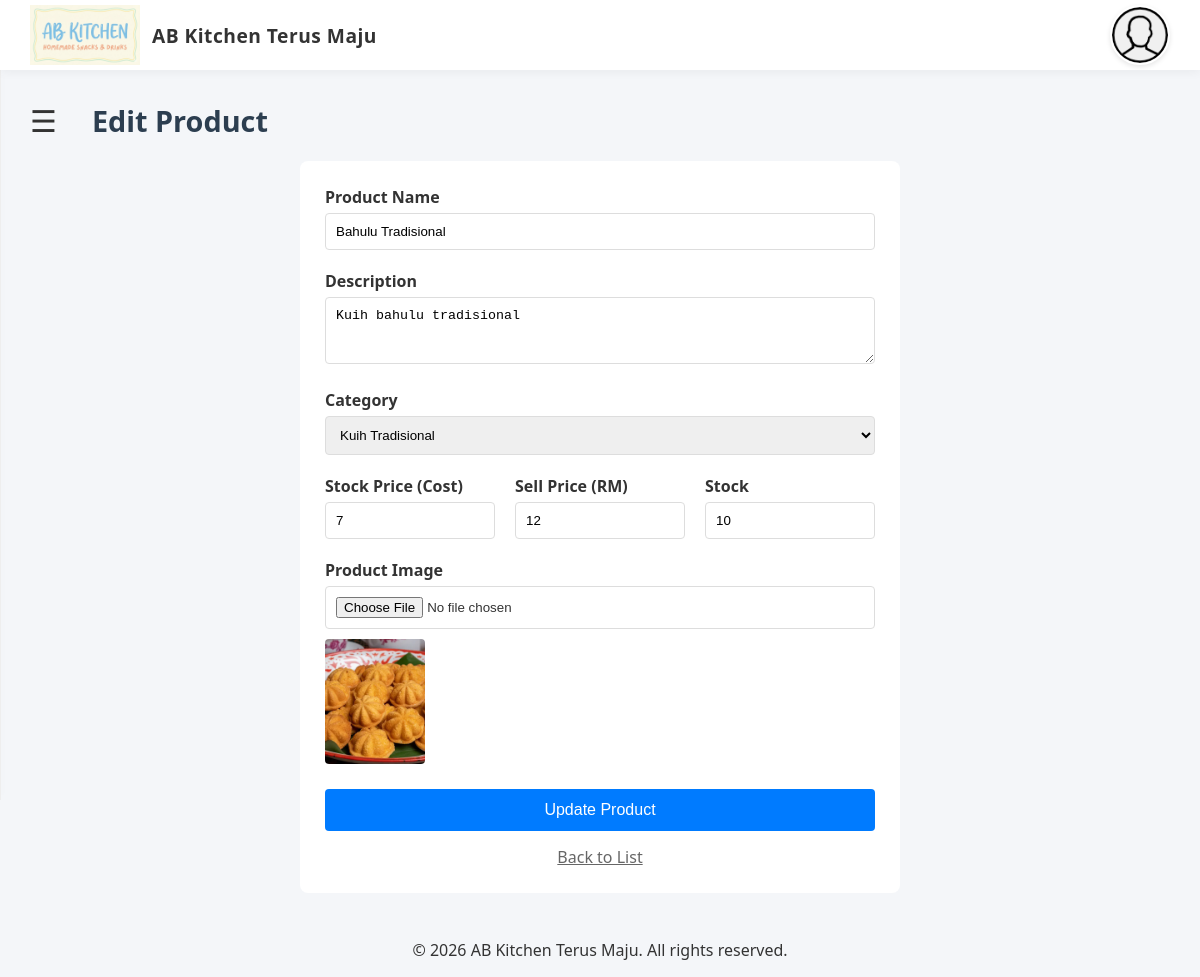
Page /products/edit?id=5 (signed in) on the earlier database version.
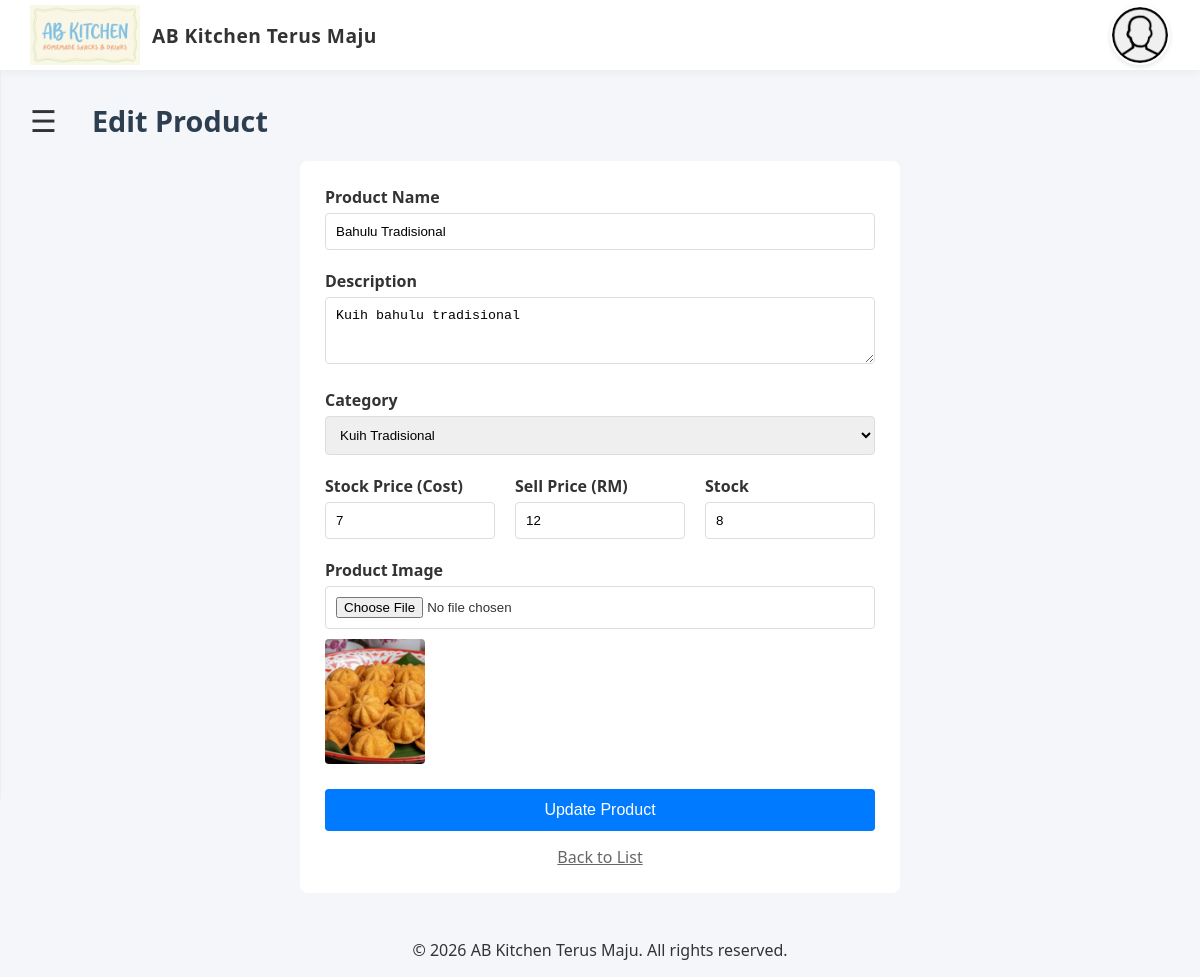
Same page on the later database version.
### tables this page shows
CREATE TABLE products (
                id INTEGER PRIMARY KEY AUTOINCREMENT,
                name TEXT NOT NULL,
                description TEXT,
                price REAL NOT NULL,
                stock INTEGER DEFAULT 0,
                image_url TEXT,
                created_at DATETIME DEFAULT CURRENT_TIMESTAMP
            , stock_price REAL DEFAULT 0.00, category_id INTEGER DEFAULT NULL);

CREATE TABLE categories (
        id INTEGER PRIMARY KEY AUTOINCREMENT,
        name TEXT NOT NULL UNIQUE
    );

### pages/products/edit_product.php (the view, shortened to what this page needs)
<?php
require_once '../../header.php';
$id = $_GET['id'];
try {
    $stmt = $pdo->prepare("SELECT * FROM products WHERE id = ?");
    $stmt->execute([$id]);
    $product = $stmt->fetch();
} catch (PDOException $e) {
    die("Error: " . $e->getMessage());
}
$stmtCat = $pdo->query("SELECT * FROM categories ORDER BY name ASC");
$categories = $stmtCat->fetchAll();
?>
<!DOCTYPE html>
<html lang="en">
<head>
    <link rel="stylesheet" href="../../styles/admin_dashboard.css">
</head>
<body>
    <main class="dashboard-container" id="main">
        <div class="dashboard-header">
            <span class="menu-toggle" onclick="openNav(event)">&#9776;</span>
            <div class="welcome-banner">
                <h1>Edit Product</h1>
            </div>
        </div>
        <div class="form-container">
            <form method="POST" enctype="multipart/form-data">
                <div class="form-group">
                    <label>Product Name</label>
                    <input type="text" name="name" value="<?= htmlspecialchars($product['name']) ?>" required>
                </div>
                <div class="form-group">
                    <label>Description</label>
                    <textarea name="description" rows="3"><?= htmlspecialchars($product['description']) ?></textarea>
                </div>
                <div class="form-group">
                    <label>Category</label>
                    <select name="category_id" class="form-control" style="width:100%;padding:10px;border:1px solid #ddd;border-radius:4px;">
                        <?php foreach ($categories as $cat): ?>
                            <option value="<?= $cat['id'] ?>" <?= ($product['category_id'] ?? '') == $cat['id'] ? 'selected' : '' ?>>
                                <?= htmlspecialchars($cat['name']) ?>
                            </option>
                        <?php endforeach; ?>
                    </select>
                </div>
                <div class="form-group" style="display:flex;gap:20px;">
                    <div style="flex:1;">
                        <label>Stock Price (Cost)</label>
                        <input type="number" step="0.01" name="stock_price" value="<?= $product['stock_price'] ?? '0.00' ?>" placeholder="0.00">
                    </div>
                    <div style="flex:1;">
                        <label>Sell Price (RM)</label>
                        <input type="number" step="0.01" name="price" value="<?= $product['price'] ?>" required>
                    </div>
                    <div style="flex:1;">
                        <label>Stock</label>
                        <input type="number" name="stock" value="<?= $product['stock'] ?>" required>
                    </div>
                </div>
                <div class="form-group">
                    <label>Product Image</label>
                    <input type="file" name="image" accept="image/*">
                    <?php if ($product['image_url']): ?>
                        <br><img src="../../images/product/<?= htmlspecialchars($product['image_url']) ?>" class="current-img">
                    <?php endif; ?>
                </div>
                <button type="submit" class="btn-submit">Update Product</button>
            </form>
            <a href="/products" style="display:block;text-align:center;margin-top:15px;color:#666;">Back to List</a>
        </div>
    </main>
    <?php include '../../footer.php'; ?>
</body>
</html>

Differences in the rows shown:
changed products "Bahulu Tradisional": stock "10" → "8"
